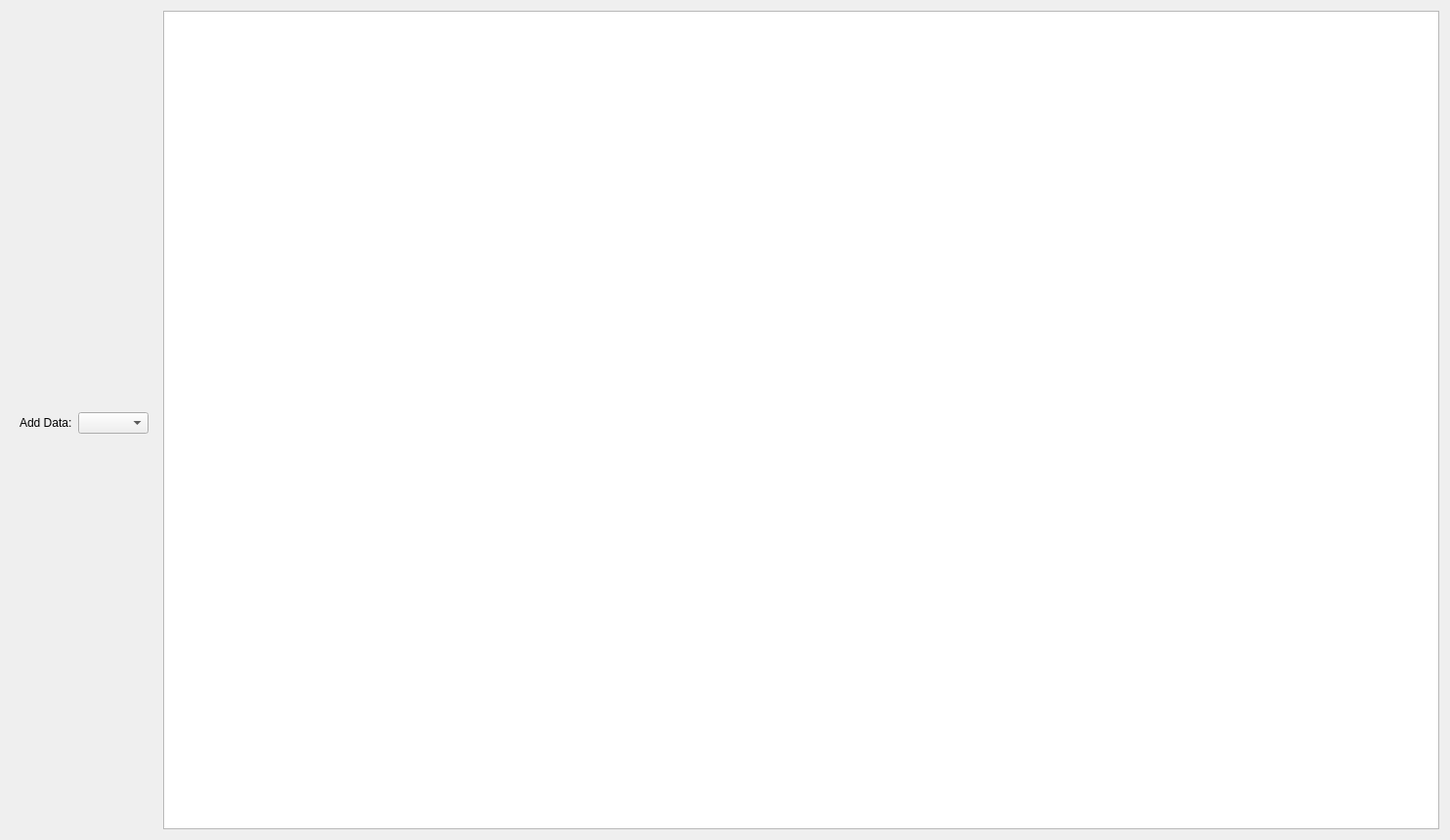
<?xml version="1.0" encoding="UTF-8"?>
<ui version="4.0">
 <class>Form</class>
 <widget class="QWidget" name="Form">
  <property name="geometry">
   <rect>
    <x>0</x>
    <y>0</y>
    <width>1484</width>
    <height>860</height>
   </rect>
  </property>
  <property name="windowTitle">
   <string>Form</string>
  </property>
  <layout class="QGridLayout" name="gridLayout_2">
   <item row="0" column="0">
    <spacer name="verticalSpacer">
     <property name="orientation">
      <enum>Qt::Vertical</enum>
     </property>
     <property name="sizeHint" stdset="0">
      <size>
       <width>20</width>
       <height>374</height>
      </size>
     </property>
    </spacer>
   </item>
   <item row="0" column="1" rowspan="3">
    <layout class="QVBoxLayout" name="verticalLayout">
     <item>
      <widget class="QTableView" name="samplesTableView"/>
     </item>
    </layout>
   </item>
   <item row="1" column="0">
    <widget class="QFrame" name="frame">
     <property name="frameShape">
      <enum>QFrame::NoFrame</enum>
     </property>
     <property name="frameShadow">
      <enum>QFrame::Raised</enum>
     </property>
     <layout class="QGridLayout" name="gridLayout">
      <item row="0" column="0">
       <widget class="QLabel" name="label">
        <property name="text">
         <string>Add Data:</string>
        </property>
       </widget>
      </item>
      <item row="0" column="1">
       <widget class="QComboBox" name="optionalComboBox">
        <property name="sizePolicy">
         <sizepolicy hsizetype="Maximum" vsizetype="Fixed">
          <horstretch>0</horstretch>
          <verstretch>0</verstretch>
         </sizepolicy>
        </property>
       </widget>
      </item>
     </layout>
    </widget>
   </item>
   <item row="2" column="0">
    <spacer name="verticalSpacer_2">
     <property name="orientation">
      <enum>Qt::Vertical</enum>
     </property>
     <property name="sizeHint" stdset="0">
      <size>
       <width>20</width>
       <height>374</height>
      </size>
     </property>
    </spacer>
   </item>
  </layout>
 </widget>
 <resources/>
 <connections/>
</ui>
